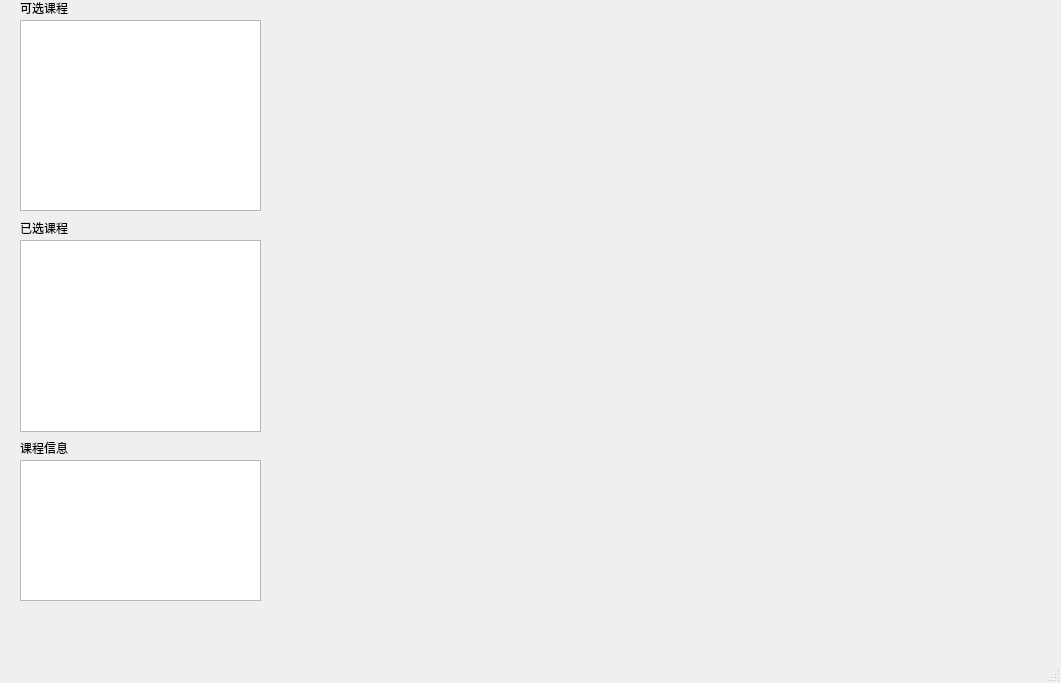
<?xml version="1.0" encoding="UTF-8"?>
<ui version="4.0">
 <class>MainWindow</class>
 <widget class="QMainWindow" name="MainWindow">
  <property name="geometry">
   <rect>
    <x>0</x>
    <y>0</y>
    <width>1061</width>
    <height>683</height>
   </rect>
  </property>
  <property name="windowTitle">
   <string>MainWindow</string>
  </property>
  <widget class="QWidget" name="centralwidget">
   <widget class="QListWidget" name="toselect">
    <property name="geometry">
     <rect>
      <x>20</x>
      <y>20</y>
      <width>241</width>
      <height>191</height>
     </rect>
    </property>
   </widget>
   <widget class="QListWidget" name="selected">
    <property name="geometry">
     <rect>
      <x>20</x>
      <y>240</y>
      <width>241</width>
      <height>192</height>
     </rect>
    </property>
   </widget>
   <widget class="QLabel" name="toselectLabel">
    <property name="geometry">
     <rect>
      <x>20</x>
      <y>0</y>
      <width>58</width>
      <height>16</height>
     </rect>
    </property>
    <property name="text">
     <string>可选课程</string>
    </property>
   </widget>
   <widget class="QLabel" name="selectedLabel">
    <property name="geometry">
     <rect>
      <x>20</x>
      <y>220</y>
      <width>58</width>
      <height>16</height>
     </rect>
    </property>
    <property name="text">
     <string>已选课程</string>
    </property>
   </widget>
   <widget class="QLabel" name="courseInfoLable">
    <property name="geometry">
     <rect>
      <x>20</x>
      <y>440</y>
      <width>58</width>
      <height>16</height>
     </rect>
    </property>
    <property name="text">
     <string>课程信息</string>
    </property>
   </widget>
   <widget class="QTextEdit" name="courseInfo">
    <property name="geometry">
     <rect>
      <x>20</x>
      <y>460</y>
      <width>241</width>
      <height>141</height>
     </rect>
    </property>
    <property name="lineWrapMode">
     <enum>QTextEdit::LineWrapMode::NoWrap</enum>
    </property>
    <property name="readOnly">
     <bool>true</bool>
    </property>
   </widget>
  </widget>
  <widget class="QMenuBar" name="menubar">
   <property name="geometry">
    <rect>
     <x>0</x>
     <y>0</y>
     <width>1061</width>
     <height>37</height>
    </rect>
   </property>
  </widget>
  <widget class="QStatusBar" name="statusbar"/>
 </widget>
 <resources/>
 <connections/>
</ui>
